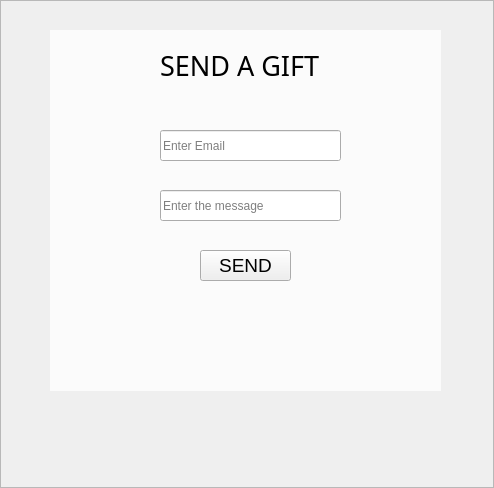
<?xml version="1.0" encoding="UTF-8"?>
<ui version="4.0">
 <class>sendGiftFrame</class>
 <widget class="QFrame" name="sendGiftFrame">
  <property name="geometry">
   <rect>
    <x>0</x>
    <y>0</y>
    <width>494</width>
    <height>488</height>
   </rect>
  </property>
  <property name="windowTitle">
   <string>Send a gift</string>
  </property>
  <property name="windowIcon">
   <iconset resource="resources.qrc">
    <normaloff>:/newPrefix/res/mail.png</normaloff>:/newPrefix/res/mail.png</iconset>
  </property>
  <property name="frameShape">
   <enum>QFrame::StyledPanel</enum>
  </property>
  <property name="frameShadow">
   <enum>QFrame::Raised</enum>
  </property>
  <widget class="QLabel" name="main">
   <property name="geometry">
    <rect>
     <x>-5</x>
     <y>-8</y>
     <width>511</width>
     <height>511</height>
    </rect>
   </property>
   <property name="styleSheet">
    <string notr="true">background-image: url(:/newPrefix/res/gift.png);</string>
   </property>
   <property name="text">
    <string/>
   </property>
  </widget>
  <widget class="QLabel" name="overlay">
   <property name="geometry">
    <rect>
     <x>50</x>
     <y>30</y>
     <width>391</width>
     <height>361</height>
    </rect>
   </property>
   <property name="baseSize">
    <size>
     <width>500</width>
     <height>500</height>
    </size>
   </property>
   <property name="styleSheet">
    <string notr="true">background-color: rgba(255, 255, 255, 190);</string>
   </property>
   <property name="text">
    <string/>
   </property>
  </widget>
  <widget class="QLabel" name="sendagift_label">
   <property name="geometry">
    <rect>
     <x>160</x>
     <y>50</y>
     <width>181</width>
     <height>31</height>
    </rect>
   </property>
   <property name="font">
    <font>
     <family>OCR A Extended</family>
     <pointsize>20</pointsize>
    </font>
   </property>
   <property name="text">
    <string>SEND A GIFT</string>
   </property>
  </widget>
  <widget class="QLineEdit" name="email_edit">
   <property name="geometry">
    <rect>
     <x>160</x>
     <y>130</y>
     <width>181</width>
     <height>31</height>
    </rect>
   </property>
   <property name="placeholderText">
    <string>Enter Email</string>
   </property>
  </widget>
  <widget class="QPushButton" name="send_btn">
   <property name="geometry">
    <rect>
     <x>200</x>
     <y>250</y>
     <width>91</width>
     <height>31</height>
    </rect>
   </property>
   <property name="font">
    <font>
     <pointsize>14</pointsize>
    </font>
   </property>
   <property name="text">
    <string>SEND</string>
   </property>
  </widget>
  <widget class="QLineEdit" name="message_edit">
   <property name="geometry">
    <rect>
     <x>160</x>
     <y>190</y>
     <width>181</width>
     <height>31</height>
    </rect>
   </property>
   <property name="placeholderText">
    <string>Enter the message</string>
   </property>
  </widget>
 </widget>
 <resources>
  <include location="resources.qrc"/>
 </resources>
 <connections/>
</ui>
